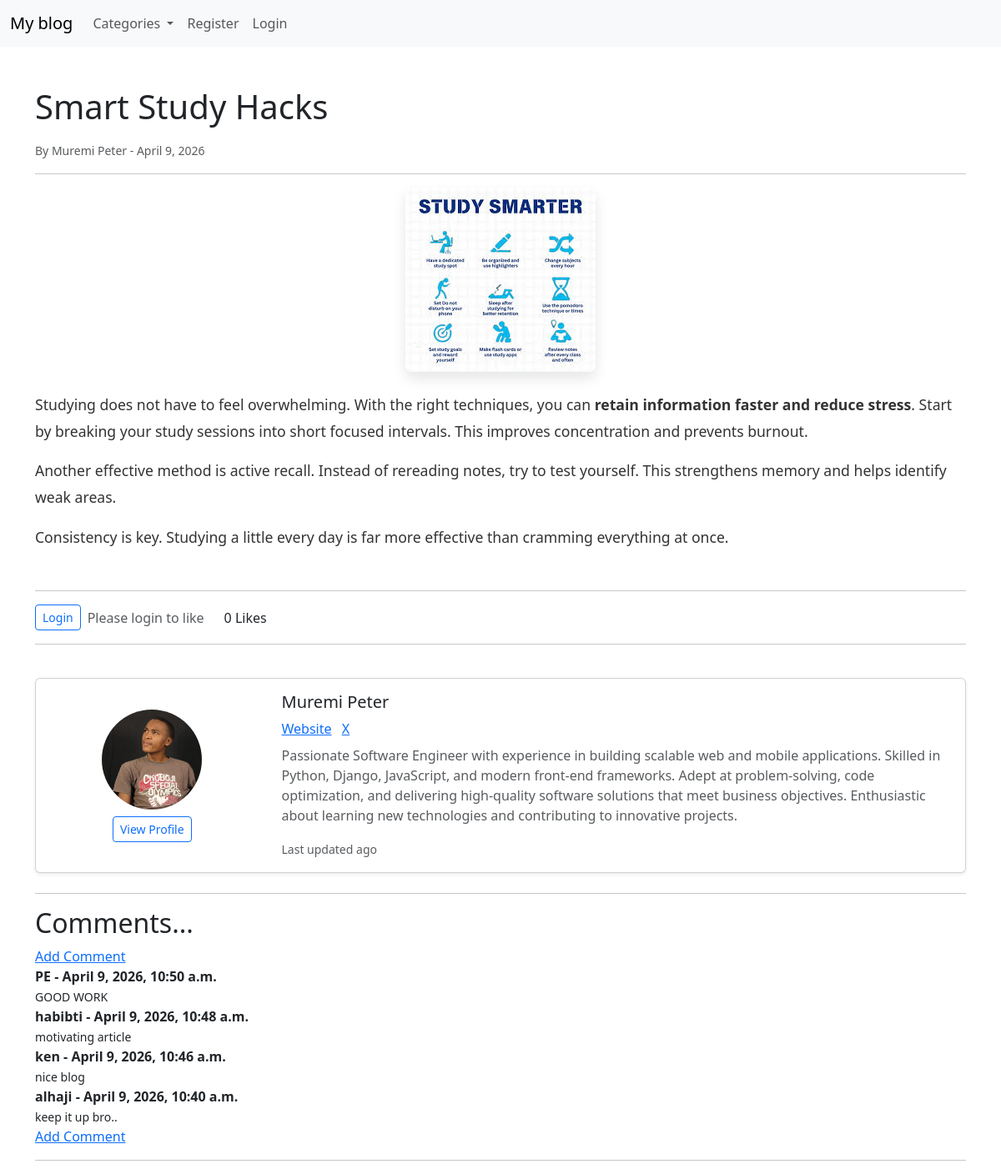
The page /article/31 on the database its author committed.
### blog/models.py (models this page shows, shortened)
class Post(models.Model):
    title = models.CharField(max_length=30)
    header_image = models.ImageField(null=True, blank=True, upload_to="images/")
    title_tag = models.CharField(max_length=30)
    author = models.ForeignKey(User, on_delete=models.CASCADE)
    body = RichTextField(blank=True, null=True)
    post_date = models.DateField(auto_now_add=True)
    category = models.CharField(max_length=20)
    snippet = models.CharField(max_length=48)
    likes = models.ManyToManyField(User, related_name='blog_posts')
    updated_at = models.DateTimeField(auto_now=True)  # <-- tracks last update
    def total_likes(self):
        return self.likes.count()

class Profile(models.Model):
    user = models.OneToOneField(User, null=True, on_delete=models.CASCADE)
    bio = models.TextField()
    profile_pic = models.ImageField(null=True, blank=True, upload_to="images/profile/")
    website_url = models.CharField(max_length=255, null=True, blank=True)
    facebook_url = models.CharField(max_length=255, null=True, blank=True)
    x_url = models.CharField(max_length=255, null=True, blank=True)
    instagram_url = models.CharField(max_length=255, null=True, blank=True)
    updated_at = models.DateTimeField(auto_now=True)

class Comment(models.Model):
        post = models.ForeignKey(Post, related_name="comments", on_delete=models.CASCADE)
        name = models.CharField(max_length=255)
        body = models.TextField()
        date_added = models.DateTimeField(auto_now_add=True)
        class Meta:
            ordering = ['-date_added']

### blog/views.py (the view)
# urls.py: path('article/<int:pk>', ArticleDetailView.as_view(), name='article_detail'),
class ArticleDetailView(DetailView):
    model = Post
    template_name = "article_detail.html"
    def get_context_data(self, *args, **kwargs):
        cat_menu = Category.objects.all()
        context = super(ArticleDetailView, self).get_context_data(*args, **kwargs)
        context["cat_menu"] = cat_menu
        stuff = get_object_or_404(Post, id=self.kwargs["pk"])
        total_likes = stuff.total_likes()
        liked = False
        if stuff.likes.filter(id=self.request.user.id).exists():
            liked = True
        context["total_likes"] = total_likes
        context["liked"] = liked
        return context

### blog/models.py (called while the page is built)
    def __str__(self):
        return self.name

### blog/templates/article_detail.html (shortened to what this page needs)
{% extends 'base.html' %}
{% load static %}
{% block content %}
<div class="container mt-5">
    <h1 class="mb-3">{{ post.title }}</h1>
    <p class="text-muted mb-2">
        <small>
            By {{ post.author.first_name }} {{ post.author.last_name }} -
            {{ post.post_date }}
        </small>
    </p>
    <hr>
    <div class="post-body mb-5" style="line-height:1.8; font-size:1.1rem; color:#333;">
        {% if post.header_image %}
        <div class="text-center mb-4">
            <img src="{{ post.header_image.url }}" alt="{{ post.title }}"
                style="max-width:100%; height:auto; border-radius:8px; box-shadow:0 0.5rem 1rem rgba(0,0,0,0.1);">
        </div>
        {% endif %}
        <div class="post-content" style="margin-top:20px;">
            {{ post.body|safe }}
        </div>
    </div>
    <hr>
    <div class="mt-3">
        <form action="{% url 'like_post' post.pk %}" method="POST" class="d-flex align-items-center gap-2">
            {% if user.is_authenticated %}
            {% if liked %}
            <button type="submit" name="post_id" value="{{ post.id }}" class="btn btn-danger btn-sm">
                Unlike
            </button>
            {% else %}
            <button type="submit" name="post_id" value="{{ post.id }}" class="btn btn-primary btn-sm">
                Like
            </button>
            {% endif %}
            {% else %}
            <a href="{% url 'login' %}" class="btn btn-outline-primary btn-sm">Login</a>
            <span class="text-muted">Please login to like</span>
            {% endif %}
            <span class="ms-3">{{ total_likes }} Likes</span>
        </form>
        <hr>
        <br />
        <div class="card mb-4 shadow-sm">
            <div class="row g-0 align-items-center">
                <div class="col-md-3 text-center p-3">
                    {% if post.author.profile.profile_pic %}
                    <img src="{{ post.author.profile.profile_pic.url }}" class="img-fluid rounded-circle mb-2"
                        style="width: 120px; height: 120px; object-fit: cover;" alt="Profile Picture">
                    {% else %}
                    <img src="{% static 'images/profile_pic.avif' %}" class="img-fluid rounded-circle mb-2"
                        style="width: 120px; height: 120px; object-fit: cover;" alt="Default Profile">
                    {% endif %}
                    <div>
                        <a href="{% url 'show_profile_page' post.author.profile.id %}"
                            class="btn btn-outline-primary btn-sm">
                            View Profile
                        </a>
                    </div>
                </div>
                <div class="col-md-9">
                    <div class="card-body">
                        <h5 class="card-title mb-2">
                            {{ post.author.first_name }} {{ post.author.last_name }}
                        </h5>
                        <p class="mb-2">
                            {% if post.author.profile.website_url %}
                            <a href="{{ post.author.profile.website_url }}" class="me-2">Website</a>
                            {% endif %}
                            {% if post.author.profile.x_url %}
                            <a href="{{ post.author.profile.x_url }}" class="me-2">X</a>
                            {% endif %}
                        </p>
                        <p class="card-text text-muted">
                            {{ post.author.profile.bio }}
                        </p>
                        <small class="text-body-secondary">
                            Last updated {{ post.authorprofile.updated_at|timesince }} ago
                        </small>
                    </div>
                </div>
            </div>
        </div>
    </div>
    <hr>
    <h2>Comments...</h2>
    {% if not post.comments.all %}
        No Comments Yet...<a href="{% url 'add_comment' post.pk %}"> Add One</a>
    {% else %}
        <a href="{% url 'add_comment' post.pk %}">Add Comment</a>
        <br />
        {% for comment in post.comments.all %}
        <strong>
            {{ comment.name }} -
            {{ comment.date_added }}
        </strong>
        <br />
        <small>{{ comment.body }}</small><br />
        {% endfor %}
        <a href="{% url 'add_comment' post.pk %}">Add Comment</a>
        <br />
    {% endif %}
    <hr>
</div>
{% endblock %}

### rows shown on the page
Post: title "Smart Study Hacks", author.first_name "Muremi", author.last_name "Peter", post_date "April 9, 2026", header_image (picture), body "Studying does not have to feel overwhelming. With the right techniques, you can retain information faster and reduce stress . Start by breaking your study sessions into short focused intervals. This improves concentration and prevents burnout. Another effective method is active recall. Instead of rereading notes, try to test yourself. This strengthens memory and helps identify weak areas. Consistency is key. Studying a little every day is far more effective than cramming everything at once.", author.profile.profile_pic (picture), author.profile.bio "Passionate Software Engineer with experience in building scalable web and mobile applications. Skilled in Python, Django, JavaScript, and modern front-end frameworks. Adept at problem-solving, code optimization, and delivering high-quality software solutions that meet business objectives. Enthusiastic about learning new technologies and contributing to innovative projects."
Comment: name "PE", date_added "April 9, 2026, 10:50 a.m.", body "GOOD WORK"
Comment: name "habibti", date_added "April 9, 2026, 10:48 a.m.", body "motivating article"
Comment: name "ken", date_added "April 9, 2026, 10:46 a.m.", body "nice blog"
Comment: name "alhaji", date_added "April 9, 2026, 10:40 a.m.", body "keep it up bro.."

### other values the page prints
{{ total_likes }} "0"
